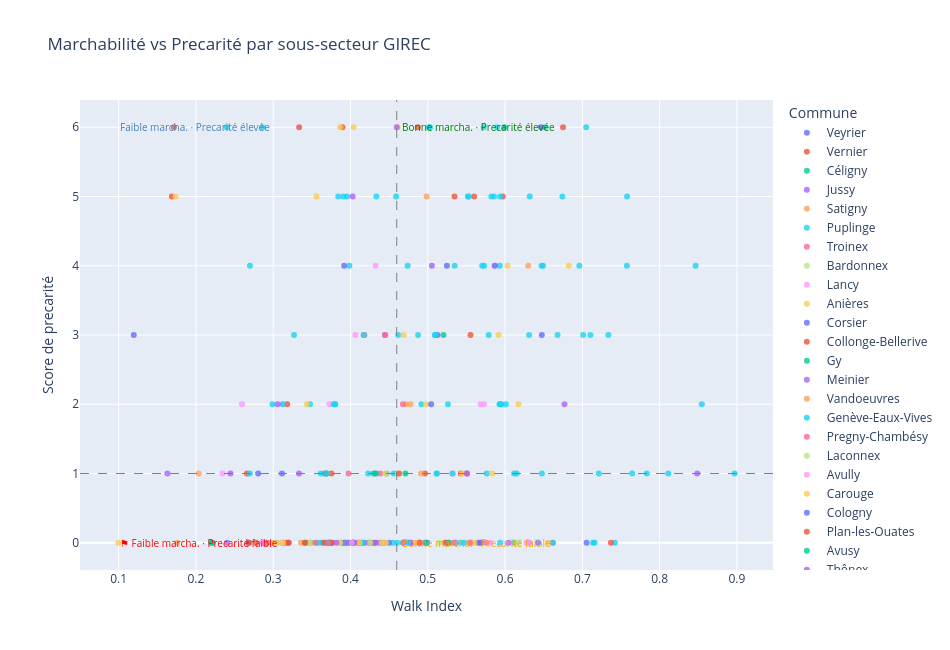

Notebook code for this chart:
### Markdown cell above
### 1. Scatter walk_index × score précarité

### Code cell
import plotly.express as px

df_plot = zones_girec[['walk_index_norm', 'precarite_score_24', 'revenus_median_24', 'chomeurs_inscrits_24', 'NOM', 'COMMUNE', 'CODE']].dropna()
#df_plot['NO_COM_FED'] = df_plot['NO_COM_FED'].astype(str)

fig = px.scatter(
    df_plot,
    x='walk_index_norm',
    y='precarite_score_24',
    color='COMMUNE',
    hover_data={
        'NOM': True,
        'CODE': True,
        'COMMUNE': True,
        'walk_index_norm': ':.3f',
        'precarite_score_24': True,
        'chomeurs_inscrits_24': True
    },
    labels={
        'walk_index_norm': 'Walk Index',
        'precarite_score_24': 'Score de precarité',
        'COMMUNE': 'Commune'
    },
    title='Marchabilité vs Precarité par sous-secteur GIREC',
    opacity=0.8,
    width=950,
    height=650
)

# Lignes médianes
fig.add_hline(y=df_plot['precarite_score_24'].median(), line_dash='dash', line_color='gray', line_width=1)
fig.add_vline(x=df_plot['walk_index_norm'].median(), line_dash='dash', line_color='gray', line_width=1)

# Annotations quadrants
med_w = df_plot['walk_index_norm'].median()
med_r = df_plot['precarite_score_24'].median()
fig.add_annotation(x=df_plot['walk_index_norm'].min(), y=df_plot['precarite_score_24'].max(),
    text="Faible marcha. · Precarité élevée", showarrow=False, font=dict(color='steelblue', size=10), xanchor='left')
fig.add_annotation(x=med_w * 1.01, y=df_plot['precarite_score_24'].max(),
    text="Bonne marcha. · Precarité élevée", showarrow=False, font=dict(color='green', size=10), xanchor='left')
fig.add_annotation(x=df_plot['walk_index_norm'].min(), y=df_plot['precarite_score_24'].min(),
    text="⚑ Faible marcha. · Precarité faible", showarrow=False, font=dict(color='red', size=10), xanchor='left')
fig.add_annotation(x=med_w * 1.01, y=df_plot['precarite_score_24'].min(),
    text="Bonne marcha. · Precarité faible", showarrow=False, font=dict(color='orange', size=10), xanchor='left')

fig.show()
